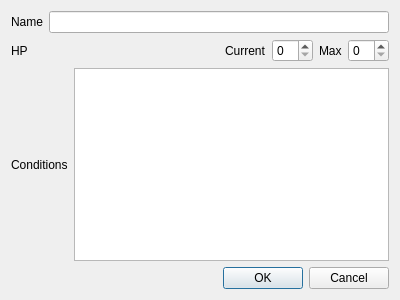
<?xml version="1.0" encoding="UTF-8"?>
<ui version="4.0">
 <class>PlayerEditDialog</class>
 <widget class="QDialog" name="PlayerEditDialog">
  <property name="geometry">
   <rect>
    <x>0</x>
    <y>0</y>
    <width>400</width>
    <height>300</height>
   </rect>
  </property>
  <property name="windowTitle">
   <string>Edit Player</string>
  </property>
  <layout class="QVBoxLayout" name="verticalLayout">
   <item>
    <layout class="QHBoxLayout" name="horizontalLayout">
     <item>
      <widget class="QLabel" name="label">
       <property name="text">
        <string>Name</string>
       </property>
      </widget>
     </item>
     <item>
      <widget class="QLineEdit" name="name"/>
     </item>
    </layout>
   </item>
   <item>
    <layout class="QHBoxLayout" name="horizontalLayout_2">
     <item>
      <widget class="QLabel" name="label_2">
       <property name="text">
        <string>HP</string>
       </property>
      </widget>
     </item>
     <item>
      <spacer name="horizontalSpacer">
       <property name="orientation">
        <enum>Qt::Horizontal</enum>
       </property>
       <property name="sizeHint" stdset="0">
        <size>
         <width>40</width>
         <height>20</height>
        </size>
       </property>
      </spacer>
     </item>
     <item>
      <widget class="QLabel" name="label_3">
       <property name="text">
        <string>Current</string>
       </property>
      </widget>
     </item>
     <item>
      <widget class="QSpinBox" name="currentHitpoints"/>
     </item>
     <item>
      <widget class="QLabel" name="label_4">
       <property name="text">
        <string>Max</string>
       </property>
      </widget>
     </item>
     <item>
      <widget class="QSpinBox" name="maxHitpoints"/>
     </item>
    </layout>
   </item>
   <item>
    <layout class="QHBoxLayout" name="horizontalLayout_3">
     <item>
      <widget class="QLabel" name="label_5">
       <property name="text">
        <string>Conditions</string>
       </property>
      </widget>
     </item>
     <item>
      <widget class="QListWidget" name="conditionsList"/>
     </item>
    </layout>
   </item>
   <item>
    <widget class="QDialogButtonBox" name="buttonBox">
     <property name="orientation">
      <enum>Qt::Horizontal</enum>
     </property>
     <property name="standardButtons">
      <set>QDialogButtonBox::Cancel|QDialogButtonBox::Ok</set>
     </property>
    </widget>
   </item>
  </layout>
 </widget>
 <resources/>
 <connections>
  <connection>
   <sender>buttonBox</sender>
   <signal>accepted()</signal>
   <receiver>PlayerEditDialog</receiver>
   <slot>accept()</slot>
   <hints>
    <hint type="sourcelabel">
     <x>248</x>
     <y>254</y>
    </hint>
    <hint type="destinationlabel">
     <x>157</x>
     <y>274</y>
    </hint>
   </hints>
  </connection>
  <connection>
   <sender>buttonBox</sender>
   <signal>rejected()</signal>
   <receiver>PlayerEditDialog</receiver>
   <slot>reject()</slot>
   <hints>
    <hint type="sourcelabel">
     <x>316</x>
     <y>260</y>
    </hint>
    <hint type="destinationlabel">
     <x>286</x>
     <y>274</y>
    </hint>
   </hints>
  </connection>
 </connections>
</ui>
